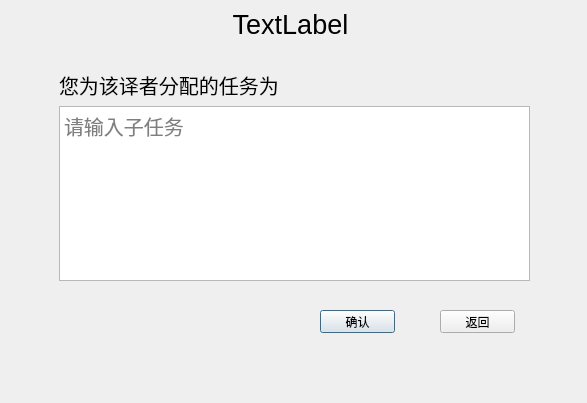
<?xml version="1.0" encoding="UTF-8"?>
<ui version="4.0">
 <class>PncpAssignDlg</class>
 <widget class="QDialog" name="PncpAssignDlg">
  <property name="geometry">
   <rect>
    <x>0</x>
    <y>0</y>
    <width>587</width>
    <height>403</height>
   </rect>
  </property>
  <property name="windowTitle">
   <string>Dialog</string>
  </property>
  <widget class="QLabel" name="labFront">
   <property name="geometry">
    <rect>
     <x>0</x>
     <y>-1</y>
     <width>581</width>
     <height>51</height>
    </rect>
   </property>
   <property name="font">
    <font>
     <pointsize>20</pointsize>
    </font>
   </property>
   <property name="text">
    <string>TextLabel</string>
   </property>
   <property name="alignment">
    <set>Qt::AlignCenter</set>
   </property>
  </widget>
  <widget class="QWidget" name="verticalLayoutWidget">
   <property name="geometry">
    <rect>
     <x>59</x>
     <y>70</y>
     <width>471</width>
     <height>211</height>
    </rect>
   </property>
   <layout class="QVBoxLayout" name="verticalLayout">
    <item>
     <widget class="QLabel" name="labAssign">
      <property name="font">
       <font>
        <pointsize>15</pointsize>
       </font>
      </property>
      <property name="text">
       <string>您为该译者分配的任务为</string>
      </property>
     </widget>
    </item>
    <item>
     <widget class="QPlainTextEdit" name="plainTextEdit">
      <property name="font">
       <font>
        <pointsize>15</pointsize>
       </font>
      </property>
      <property name="placeholderText">
       <string>请输入子任务</string>
      </property>
     </widget>
    </item>
   </layout>
  </widget>
  <widget class="QPushButton" name="confirmBtn">
   <property name="geometry">
    <rect>
     <x>320</x>
     <y>310</y>
     <width>75</width>
     <height>23</height>
    </rect>
   </property>
   <property name="text">
    <string>确认</string>
   </property>
  </widget>
  <widget class="QPushButton" name="quitBtn">
   <property name="geometry">
    <rect>
     <x>440</x>
     <y>310</y>
     <width>75</width>
     <height>23</height>
    </rect>
   </property>
   <property name="text">
    <string>返回</string>
   </property>
  </widget>
 </widget>
 <resources/>
 <connections>
  <connection>
   <sender>quitBtn</sender>
   <signal>clicked()</signal>
   <receiver>PncpAssignDlg</receiver>
   <slot>close()</slot>
   <hints>
    <hint type="sourcelabel">
     <x>498</x>
     <y>323</y>
    </hint>
    <hint type="destinationlabel">
     <x>589</x>
     <y>334</y>
    </hint>
   </hints>
  </connection>
 </connections>
</ui>
